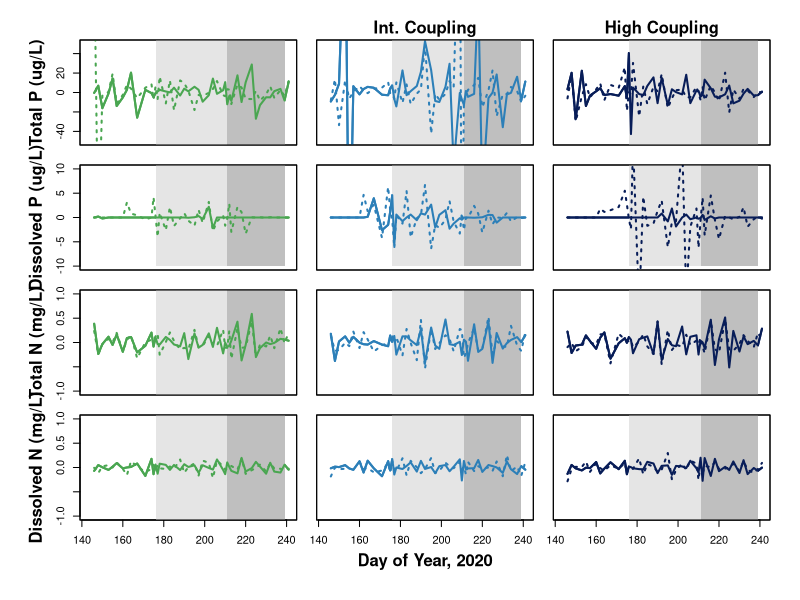

Write the R code that produced this figure.
## Hort Farm Ecosystem Resilience Project ###
# Code originally written by GM Wilkinson January 2022

#Experimental Context =================================
# Exploratory time series of: 
# Nutrient concentrations
# Nutrient ratios
# DOC (when we get the data)

# Read in the relevant data and packages
if (!require(tidyverse)) install.packages('tidyverse')
library(tidyverse)

hort_field = read_csv('hort20_surface_dat.csv')

# Because we will be plotting by pond, make some separate data frames to make life easier
fieldA = hort_field %>% #pulse, int
  filter(pond_id == "A") %>%
  filter(!(is.na(tp))) %>%
  mutate(tp_diff = tp - lag(tp),
         srp_diff = srp - lag(srp),
         tn_diff = tn - lag(tn),
         nox_diff = nox - lag(nox)) %>%
  mutate(tp_scale = scale(tp_diff, center = TRUE, scale = TRUE),
         srp_scale = scale(srp_diff, center = TRUE, scale = TRUE),
         tn_scale = scale(tn_diff, center = TRUE, scale = TRUE),
         nox_scale = scale(nox_diff, center = TRUE, scale = TRUE))

fieldB = hort_field %>% #pulse, low
  filter(pond_id == "B") %>%
  filter(!(is.na(tp))) %>%
  mutate(tp_diff = tp - lag(tp),
         srp_diff = srp - lag(srp),
         tn_diff = tn - lag(tn),
         nox_diff = nox - lag(nox)) %>%
  mutate(tp_scale = scale(tp_diff, center = TRUE, scale = TRUE),
         srp_scale = scale(srp_diff, center = TRUE, scale = TRUE),
         tn_scale = scale(tn_diff, center = TRUE, scale = TRUE),
         nox_scale = scale(nox_diff, center = TRUE, scale = TRUE))

fieldC = hort_field %>% #pulse, high
  filter(pond_id == "C") %>%
  filter(!(is.na(tp))) %>%
  mutate(tp_diff = tp - lag(tp),
         srp_diff = srp - lag(srp),
         tn_diff = tn - lag(tn),
         nox_diff = nox - lag(nox)) %>%
  mutate(tp_scale = scale(tp_diff, center = TRUE, scale = TRUE),
         srp_scale = scale(srp_diff, center = TRUE, scale = TRUE),
         tn_scale = scale(tn_diff, center = TRUE, scale = TRUE),
         nox_scale = scale(nox_diff, center = TRUE, scale = TRUE))

fieldD = hort_field %>% #ref, int
  filter(pond_id == "D") %>%
  filter(!(is.na(tp))) %>%
  mutate(tp_diff = tp - lag(tp),
         srp_diff = srp - lag(srp),
         tn_diff = tn - lag(tn),
         nox_diff = nox - lag(nox)) %>%
  mutate(tp_scale = scale(tp_diff, center = TRUE, scale = TRUE),
         srp_scale = scale(srp_diff, center = TRUE, scale = TRUE),
         tn_scale = scale(tn_diff, center = TRUE, scale = TRUE),
         nox_scale = scale(nox_diff, center = TRUE, scale = TRUE))

fieldE = hort_field %>% #ref, high
  filter(pond_id == "E") %>%
  filter(!(is.na(tp))) %>%
  mutate(tp_diff = tp - lag(tp),
         srp_diff = srp - lag(srp),
         tn_diff = tn - lag(tn),
         nox_diff = nox - lag(nox)) %>%
  mutate(tp_scale = scale(tp_diff, center = TRUE, scale = TRUE),
         srp_scale = scale(srp_diff, center = TRUE, scale = TRUE),
         tn_scale = scale(tn_diff, center = TRUE, scale = TRUE),
         nox_scale = scale(nox_diff, center = TRUE, scale = TRUE))

fieldF = hort_field %>% #ref, low
  filter(pond_id == "F") %>%
  filter(!(is.na(tp))) %>%
  mutate(tp_diff = tp - lag(tp),
         srp_diff = srp - lag(srp),
         tn_diff = tn - lag(tn),
         nox_diff = nox - lag(nox)) %>%
  mutate(tp_scale = scale(tp_diff, center = TRUE, scale = TRUE),
         srp_scale = scale(srp_diff, center = TRUE, scale = TRUE),
         tn_scale = scale(tn_diff, center = TRUE, scale = TRUE),
         nox_scale = scale(nox_diff, center = TRUE, scale = TRUE))

#Colors for data visualization
#Ref: lty = 3, pulse: lty = 1
low_col = "#4AA651" #Pond B, Pond F
int_col ="#2c7fb8" #Pond A, pond D
high_col = "#081d58" #Pond C, Pond E

#Plot the nutrient data ==============================
windows(height = 10, width = 9)
par(mfrow = c(4,3), omi = c(0.7,0.7,0.3,0.2), mai = c(0.1,0.1,0.1,0.1))

# ===== TOTAL PHOSPHORUS ===========
plot(fieldB$doy, fieldB$tp_diff, type = "l",
     ylim = c(-50,50),
     xaxt = 'n',
     col = low_col, lwd = 2, lty = 1)
polygon(c(176,211,211,176), c(-100,-100,200,200), col = "gray90", border= NA)
polygon(c(211,239,239,211), c(-100,-100,200,200), col = "gray75", border= NA)
lines(fieldB$doy, fieldB$tp_diff, col = low_col, lwd = 2, lty = 1)
lines(fieldF$doy, fieldF$tp_diff, col = low_col, lwd = 2, lty = 3); box()
#mtext(side = 3, line = 0.3, "Low Coupling", font = 2)
mtext(side = 2, line = 2.7, "Total P (ug/L)", font = 2)

plot(fieldA$doy, fieldA$tp_diff, type = "l", 
     ylim = c(-50,50),
      xaxt = 'n', yaxt = 'n',
     col = int_col, lwd = 2, lty = 1)
polygon(c(176,211,211,176), c(-100,-100,200,200), col = "gray90", border= NA)
polygon(c(211,239,239,211), c(-100,-100,200,200), col = "gray75", border= NA)
lines(fieldA$doy, fieldA$tp_diff, col = int_col, lwd = 2, lty = 1)
lines(fieldD$doy, fieldD$tp_diff, col = int_col, lwd = 2, lty = 3); box()
mtext(side = 3, line = 0.3, "Int. Coupling", font = 2)

plot(fieldC$doy, fieldC$tp_diff, type = "l",
     ylim = c(-50,50),
     xaxt = 'n', yaxt = 'n',
     col = high_col, lwd = 2, lty = 1)
polygon(c(176,211,211,176), c(-100,-100,200,200), col = "gray90", border= NA)
polygon(c(211,239,239,211), c(-100,-100,200,200), col = "gray75", border= NA)
lines(fieldC$doy, fieldC$tp_diff, col = high_col, lwd = 2, lty = 1)
lines(fieldE$doy, fieldE$tp_diff, col = high_col, lwd = 2, lty = 3); box()
mtext(side = 3, line = 0.3, "High Coupling", font = 2)

# ===== DISSOLVED PHOSPHORUS ===========
plot(fieldB$doy, fieldB$srp_diff, type = "l", 
     ylim = c(-10,10), xaxt = 'n',
     pch = 20, col = low_col, lwd = 2, lty = 1)
polygon(c(176,211,211,176), c(-10,-10,200,200), col = "gray90", border= NA)
polygon(c(211,239,239,211), c(-10,-10,200,200), col = "gray75", border= NA)
lines(fieldB$doy, fieldB$srp_diff, col = low_col, lwd = 2, lty = 1)
lines(fieldF$doy, fieldF$srp_diff, col = low_col, lwd = 2, lty = 3); box()
mtext(side = 2, line = 2.7, "Dissolved P (ug/L)", font = 2)

plot(fieldA$doy, fieldA$srp_diff, type = "l", 
     ylim = c(-10,10), xaxt = 'n', yaxt = 'n',
     pch = 20, col = int_col, lwd = 2, lty = 1)
polygon(c(176,211,211,176), c(-10,-10,200,200), col = "gray90", border= NA)
polygon(c(211,239,239,211), c(-10,-10,200,200), col = "gray75", border= NA)
lines(fieldA$doy, fieldA$srp_diff, col = int_col, lwd = 2, lty = 1)
lines(fieldD$doy, fieldD$srp_diff, col = int_col, lwd = 2, lty = 3); box()

plot(fieldC$doy, fieldC$srp_diff, type = "l", 
     ylim = c(-10,10), xaxt = 'n', yaxt = 'n',
     pch = 20, col = high_col, lwd = 2, lty = 1)
polygon(c(176,211,211,176), c(-10,-10,200,200), col = "gray90", border= NA)
polygon(c(211,239,239,211), c(-10,-10,200,200), col = "gray75", border= NA)
lines(fieldC$doy, fieldC$srp_diff, col = high_col, lwd = 2, lty = 1)
lines(fieldE$doy, fieldE$srp_diff, col = high_col, lwd = 2, lty = 3); box()

# ===== TOTAL NITROGEN ===========
plot(fieldB$doy, fieldB$tn_diff, type = "l", 
     ylim = c(-1,1), xaxt = 'n',
     pch = 20, col = low_col, lwd = 2, lty = 1)
polygon(c(176,211,211,176), c(-10,-10,200,200), col = "gray90", border= NA)
polygon(c(211,239,239,211), c(-10,-10,200,200), col = "gray75", border= NA)
lines(fieldB$doy, fieldB$tn_diff, col = low_col, lwd = 2, lty = 1)
lines(fieldF$doy, fieldF$tn_diff, col = low_col, lwd = 2, lty = 3); box()
mtext(side = 2, line = 2.7, "Total N (mg/L)", font = 2)

plot(fieldA$doy, fieldA$tn_diff, type = "l", 
     ylim = c(-1,1), xaxt = 'n', yaxt = 'n',
     pch = 20, col = int_col, lwd = 2, lty = 1)
polygon(c(176,211,211,176), c(-10,-10,200,200), col = "gray90", border= NA)
polygon(c(211,239,239,211), c(-10,-10,200,200), col = "gray75", border= NA)
lines(fieldA$doy, fieldA$tn_diff, col = int_col, lwd = 2, lty = 1)
lines(fieldD$doy, fieldD$tn_diff, col = int_col, lwd = 2, lty = 3); box()

plot(fieldC$doy, fieldC$tn_diff, type = "l", 
     ylim = c(-1,1), xaxt = 'n', yaxt = 'n',
     pch = 20, col = high_col, lwd = 2, lty = 1)
polygon(c(176,211,211,176), c(-10,-10,200,200), col = "gray90", border= NA)
polygon(c(211,239,239,211), c(-10,-10,200,200), col = "gray75", border= NA)
lines(fieldC$doy, fieldC$tn_diff, col = high_col, lwd = 2, lty = 1)
lines(fieldE$doy, fieldE$tn_diff, col = high_col, lwd = 2, lty = 3); box()

# ===== NITRATE & AMMONIUM ===========
plot(fieldB$doy, fieldB$nox_diff, type = "l", 
     ylim = c(-1,1), 
     pch = 20, col = low_col, lwd = 2, lty = 1)
polygon(c(176,211,211,176), c(-10,-10,200,200), col = "gray90", border= NA)
polygon(c(211,239,239,211), c(-10,-10,200,200), col = "gray75", border= NA)
lines(fieldB$doy, fieldB$nox_diff, col = low_col, lwd = 2, lty = 1)
lines(fieldF$doy, fieldF$nox_diff, col = low_col, lwd = 2, lty = 3); box()
mtext(side = 2, line = 2.7, "Dissolved N (mg/L)", font = 2)

plot(fieldA$doy, fieldA$nox_diff, type = "l", 
     ylim = c(-1,1), yaxt = 'n',
     pch = 20, col = int_col, lwd = 2, lty = 1)
polygon(c(176,211,211,176), c(-10,-10,200,200), col = "gray90", border= NA)
polygon(c(211,239,239,211), c(-10,-10,200,200), col = "gray75", border= NA)
lines(fieldA$doy, fieldA$nox_diff, col = int_col, lwd = 2, lty = 1)
lines(fieldD$doy, fieldD$nox_diff, col = int_col, lwd = 2, lty = 3); box()
mtext(side = 1, line = 2.7, "Day of Year, 2020", font = 2)

plot(fieldC$doy, fieldC$nox_diff, type = "l", 
     ylim = c(-1,1), yaxt = 'n',
     pch = 20, col = high_col, lwd = 2, lty = 1)
polygon(c(176,211,211,176), c(-10,-10,200,200), col = "gray90", border= NA)
polygon(c(211,239,239,211), c(-10,-10,200,200), col = "gray75", border= NA)
lines(fieldC$doy, fieldC$nox_diff, col = high_col, lwd = 2, lty = 1)
lines(fieldE$doy, fieldE$nox_diff, col = high_col, lwd = 2, lty = 3); box()
